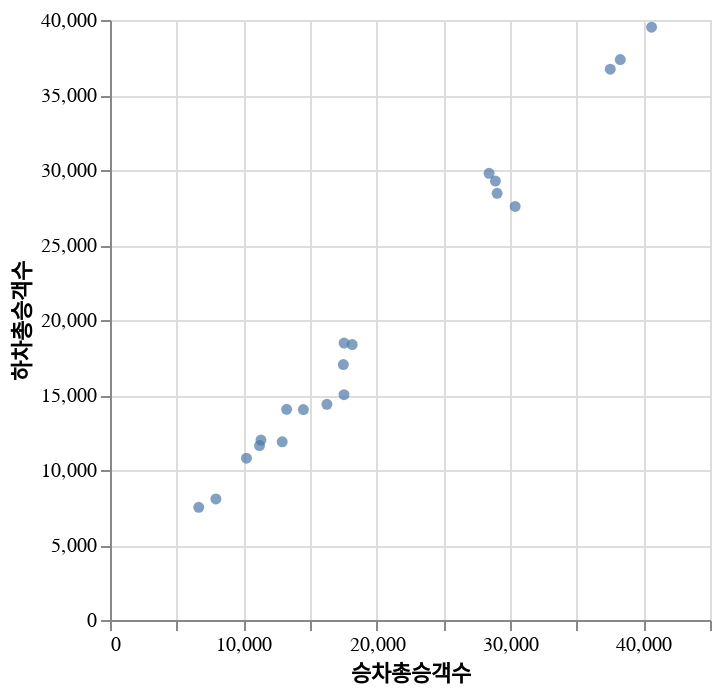

The notebook cell saved with this chart:
### Code cell
#@title Draw a scatterplot.
scatterplot = alt.Chart(filtered_df).mark_circle().encode(
    x="승차총승객수:Q",
    y="하차총승객수:Q",

)

scatterplot.display()

### Figure 1 — Vega-Lite specification as saved in the notebook (floating-point values rounded to 4 significant figures)
{"config": {"view": {"continuousWidth": 300, "continuousHeight": 300}}, "data": {"name": "data-e1f2f8745d030274f64781cdb19f1d11"}, "mark": {"type": "circle"}, "encoding": {"x": {"field": "승차총승객수", "type": "quantitative"}, "y": {"field": "하차총승객수", "type": "quantitative"}}, "$schema": "https://vega.github.io/schema/vega-lite/v5.20.1.json", "datasets": {"data-e1f2f8745d030274f64781cdb19f1d11": [{"사용일자": 20241201, "노선명": "1호선", "역명": "종각", "승차총승객수": 16268, "하차총승객수": 14378, "등록일자": 20241204}, {"사용일자": 20241201, "노선명": "1호선", "역명": "시청", "승차총승객수": 12916, "하차총승객수": 11878, "등록일자": 20241204}, {"사용일자": 20241201, "노선명": "1호선", "역명": "서울역", "승차총승객수": 40617, "하차총승객수": 39523, "등록일자": 20241204}, {"사용일자": 20241201, "노선명": "2호선", "역명": "역삼", "승차총승객수": 13249, "하차총승객수": 14046, "등록일자": 20241204}, {"사용일자": 20241201, "노선명": "2호선", "역명": "선릉", "승차총승객수": 17550, "하차총승객수": 15021, "등록일자": 20241204}, {"사용일자": 20241201, "노선명": "2호선", "역명": "삼성(무역센터)", "승차총승객수": 30386, "하차총승객수": 27571, "등록일자": 20241204}, {"사용일자": 20241201, "노선명": "2호선", "역명": "종합운동장", "승차총승객수": 6654, "하차총승객수": 7510, "등록일자": 20241204}, {"사용일자": 20241201, "노선명": "2호선", "역명": "방배", "승차총승객수": 7941, "하차총승객수": 8070, "등록일자": 20241204}, {"사용일자": 20241201, "노선명": "2호선", "역명": "사당", "승차총승객수": 28429, "하차총승객수": 29778, "등록일자": 20241204}, {"사용일자": 20241201, "노선명": "2호선", "역명": "낙성대(강감찬)", "승차총승객수": 17558, "하차총승객수": 18461, "등록일자": 20241204}, {"사용일자": 20241201, "노선명": "2호선", "역명": "서울대입구(관악구청)", "승차총승객수": 28907, "하차총승객수": 29261, "등록일자": 20241204}, {"사용일자": 20241201, "노선명": "2호선", "역명": "봉천", "승차총승객수": 14502, "하차총승객수": 14031, "등록일자": 20241204}, {"사용일자": 20241201, "노선명": "2호선", "역명": "신림", "승차총승객수": 38271, "하차총승객수": 37360, "등록일자": 20241204}, {"사용일자": 20241201, "노선명": "2호선", "역명": "신대방", "승차총승객수": 17501, "하차총승객수": 17029, "등록일자": 20241204}, {"사용일자": 20241201, "노선명": "2호선", "역명": "구로디지털단지", "승차총승객수": 29034, "하차총승객수": 28449, "등록일자": 20241204}, {"사용일자": 20241201, "노선명": "2호선", "역명": "대림(구로구청)", "승차총승객수": 18166, "하차총승객수": 18365, "등록일자": 20241204}, {"사용일자": 20241201, "노선명": "2호선", "역명": "신도림", "승차총승객수": 37521, "하차총승객수": 36718, "등록일자": 20241204}, {"사용일자": 20241201, "노선명": "2호선", "역명": "문래", "승차총승객수": 11323, "하차총승객수": 11997, "등록일자": 20241204}, {"사용일자": 20241201, "노선명": "2호선", "역명": "영등포구청", "승차총승객수": 11214, "하차총승객수": 11633, "등록일자": 20241204}, {"사용일자": 20241201, "노선명": "2호선", "역명": "당산", "승차총승객수": 10235, "하차총승객수": 10784, "등록일자": 20241204}]}}
